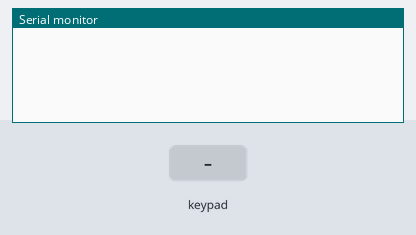
Simulated run of this sketch. Board: Arduino Uno, built with avr-gcc and run on an emulated ATmega328P. On the bench: the last lines printed to the serial monitor. Inputs (shaded band) come from the test bench.

Above: at 1.2 s.
1.3 s: key '1' pressed
At 2.3 s:
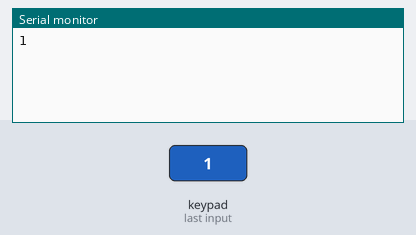
2.8 s: keypad keys 9 1 0 1 1 1 2 # pressed 0.4 s apart
At 6.7 s:
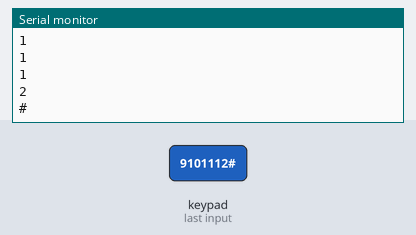
7.5 s: key 'A' pressed
At 8.1 s:
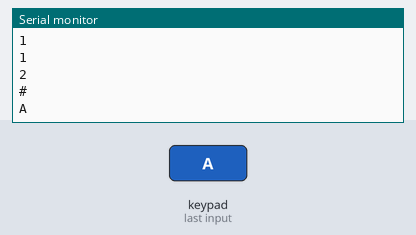
9.0 s: keypad keys 9 1 0 1 1 1 2 * pressed 0.4 s apart
At 12.9 s:
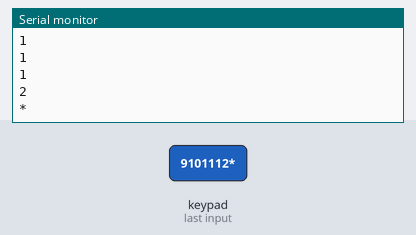
13.7 s: key 'B' pressed
At 14.2 s:
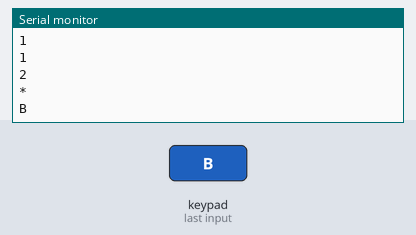
15.2 s: keypad keys 9 1 0 1 1 1 2 D pressed 0.4 s apart
At 18.6 s:
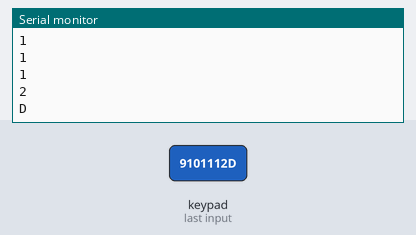
Timing chart, 0 to 20.1 s (numbered marks = the images above; inputs shaded):
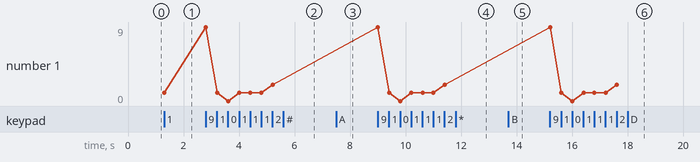

The sketch:

arduino_keypad.ino
```cpp
#include <Keypad.h>

const byte ROWS = 4; // Four rows
const byte COLS = 4; // Three columns
// Define the Keymap
char keys[ROWS][COLS] = {
  {'1','2','3','A'},
  {'4','5','6','B'},
  {'7','8','9','C'},
  {'*','0','#','D'}
};
// Connect keypad ROW0, ROW1, ROW2 and ROW3 to these Arduino pins.
byte rowPins[ROWS] = { 9, 10, 11, 12 };
// Connect keypad COL0, COL1 and COL2 to these Arduino pins.
byte colPins[COLS] = { 5, 6, 7, 8 };

// Create the Keypad
Keypad kpd = Keypad( makeKeymap(keys), rowPins, colPins, ROWS, COLS );

void setup()
{
  Serial.begin(9600);
}

void loop()
{
  char key = kpd.getKey();
  if(key)  // Check for a valid key.
  {
    Serial.println(key);
  }
}
```

Measured:
- after the input at 1.3 s, the serial monitor: prints a new line at once (image 1)
- after the input at 2.8 s, the serial monitor: prints a new line at once (image 2)
- after the input at 7.5 s, the serial monitor: prints a new line at once (image 3)
- after the input at 9.0 s, the serial monitor: prints a new line at once (image 4)
- after the input at 13.7 s, the serial monitor: prints a new line at once (image 5)
- after the input at 15.2 s, the serial monitor: prints a new line at once (image 6)
- plotted number 1: 1 → 2 after the input at 2.8 s
